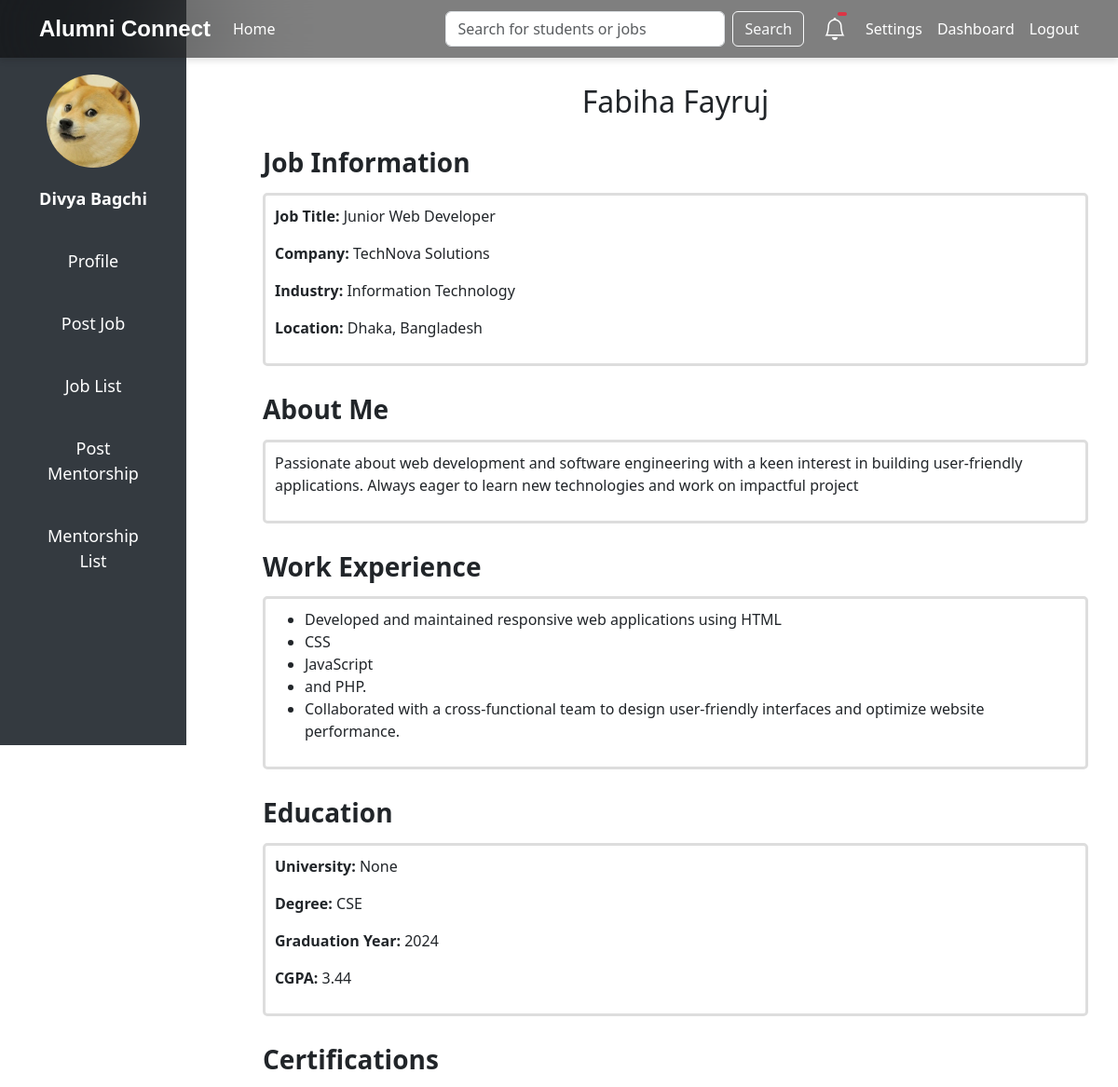
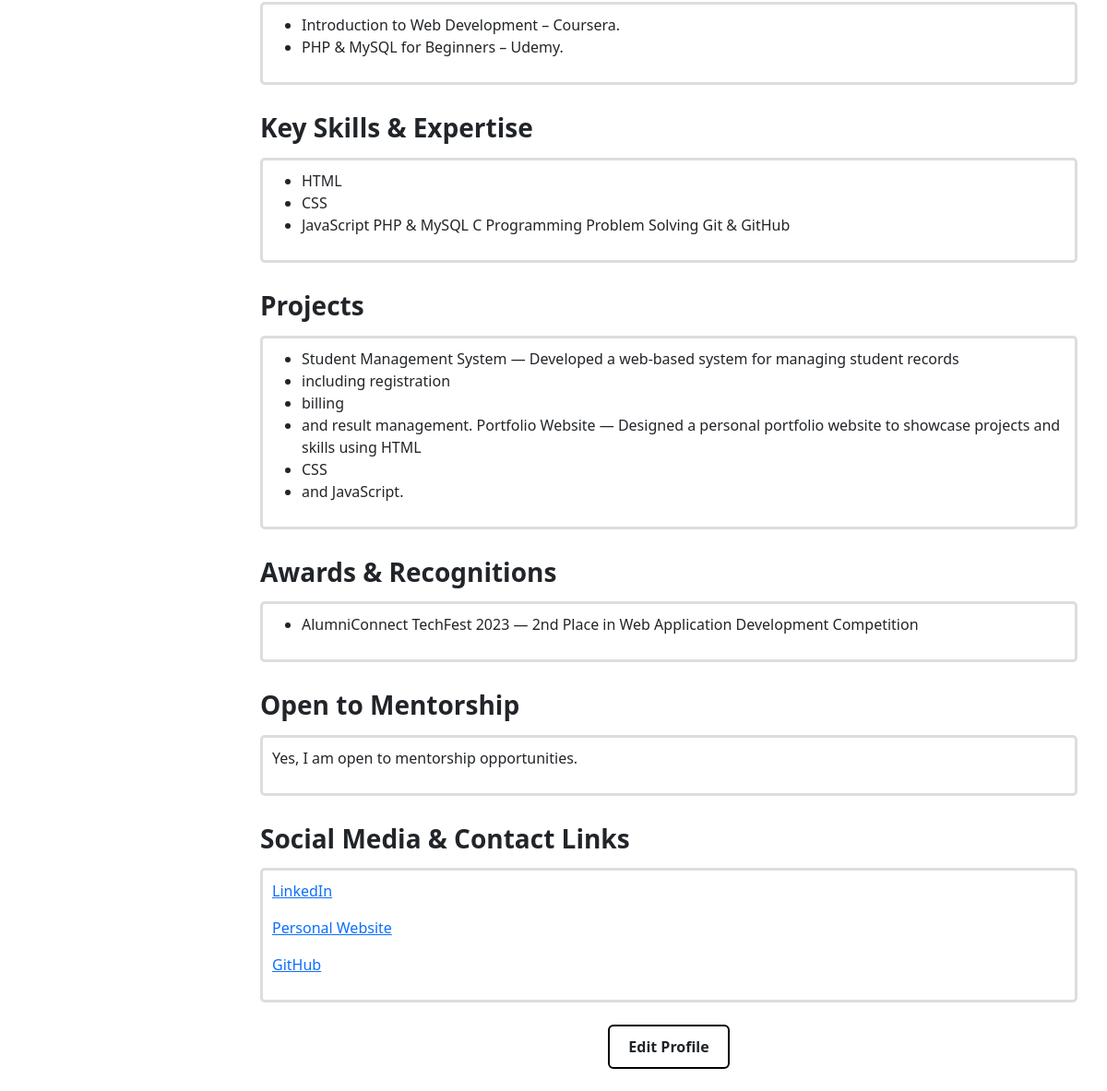
Screenshot of /profile/2/ (signed in) with the database file from the repository (2 pictures, top to bottom).
### base/models.py (models this page shows, shortened)
class StudentProfile(models.Model):
    ROLE_CHOICES = [
        ('Student', 'Student'),
        ('Alumni', 'Alumni'),
    ]
    user = models.OneToOneField(User, on_delete=models.CASCADE)
    student_id = models.CharField(max_length=20, unique=True, default="default_student_id")
    full_name = models.CharField(max_length=100, default="Unknown")
    profile_picture = models.ImageField(
        upload_to='profile_pictures/',
        default='default.png',
       validators=[FileExtensionValidator(
    allowed_extensions=['jpg', 'jpeg', 'png', 'gif'],
    message="Only image files with extensions jpg, jpeg, png, or gif are allowed."
)]
    )
    date_of_birth = models.DateField(default=now)
    degree = models.CharField(max_length=50, default="Undeclared")
    graduation_year = models.IntegerField(default=2000, null=True, blank=True)
    CGPA = models.FloatField(null=True, blank=True, default=0.0)
    graduation_certificate = models.FileField(
        upload_to='certificates/',
        default='certificates/default_certificate.pdf',
    )
    role = models.CharField(
        max_length=10,
        choices=ROLE_CHOICES,
        default='Student'
    )
    job_title = models.CharField(max_length=100, blank=True, null=True, default="Unemployed")
    company = models.CharField(max_length=100, blank=True, null=True, default="None")
    industry = models.CharField(max_length=100, blank=True, null=True, default="Unknown")
    tagline = models.CharField(max_length=255, blank=True, null=True, default="No tagline provided")
    location = models.CharField(max_length=100, blank=True, null=True, default="Unknown")
    bio = models.TextField(blank=True, null=True, default="No bio provided")
    work_experience = models.JSONField(blank=True, null=True, default=list)
    certifications = models.JSONField(blank=True, null=True, default=list)
    skills = models.JSONField(blank=True, null=True, default=list)
    projects = models.JSONField(blank=True, null=True, default=list)
    open_to_mentorship = models.BooleanField(default=False)
    offering_referrals = models.BooleanField(default=False)
    awards = models.JSONField(blank=True, null=True, default=list)
    linkedin = models.URLField(blank=True, null=True, default="https://linkedin.com")
    website = models.URLField(blank=True, null=True, default="https://example.com")
    github = models.URLField(blank=True, null=True, default="https://github.com")
    university_name = models.CharField(max_length=100, blank=True, null=True, default="Unknown")
    approved = models.BooleanField(default=False)

### base/views.py (the view)
# urls.py: path('profile/<int:user_id>/', views.profile, name='profile'),
@login_required
def profile(request, user_id):
    user = get_object_or_404(User, id=user_id)
    profile = user.studentprofile
    return render(request, 'profile.html', {'profile': profile})

### Templates/profile.html (shortened to what this page needs)
<!DOCTYPE html>
<html lang="en">
<head>
    <link href="https://cdn.jsdelivr.net/npm/bootstrap@5.3.0/dist/css/bootstrap.min.css" rel="stylesheet">
</head>
<body>
    {% include 'sidebar.html' %}
    {% include 'navbar_1.html' %}
    <div class="content">
        <div class="container">
            <div class="profile-header">
                <h2>{{ profile.full_name }}</h2>
            </div>
            {% if profile.job_title or profile.company or profile.industry or profile.location %}
            <div>
                <h3 class="section-title">Job Information</h3>
                <div class="editable">
                    {% if profile.job_title %}<p><strong>Job Title:</strong> {{ profile.job_title }}</p>{% endif %}
                    {% if profile.company %}<p><strong>Company:</strong> {{ profile.company }}</p>{% endif %}
                    {% if profile.industry %}<p><strong>Industry:</strong> {{ profile.industry }}</p>{% endif %}
                    {% if profile.location %}<p><strong>Location:</strong> {{ profile.location }}</p>{% endif %}
                </div>
            </div>
            {% endif %}
            {% if profile.bio %}
            <div>
                <h3 class="section-title">About Me</h3>
                <div class="editable">
                    <p>{{ profile.bio }}</p>
                </div>
            </div>
            {% endif %}
            {% if profile.work_experience and profile.work_experience|length > 0 %}
            <div>
                <h3 class="section-title">Work Experience</h3>
                <div class="editable">
                    <ul>
                        {% for experience in profile.work_experience %}
                            <li>{{ experience }}</li>
                        {% endfor %}
                    </ul>
                </div>
            </div>
            {% endif %}
            {% if profile.university_name or profile.degree or profile.graduation_year or profile.CGPA %}
            <div>
                <h3 class="section-title">Education</h3>
                <div class="editable">
                    {% if profile.university_name %}<p><strong>University:</strong> {{ profile.university_name }}</p>{% endif %}
                    {% if profile.degree %}<p><strong>Degree:</strong> {{ profile.degree }}</p>{% endif %}
                    {% if profile.graduation_year %}<p><strong>Graduation Year:</strong> {{ profile.graduation_year }}</p>{% endif %}
                    {% if profile.CGPA %}<p><strong>CGPA:</strong> {{ profile.CGPA }}</p>{% endif %}
            </div>
            {% endif %}
            {% if profile.certifications and profile.certifications|length > 0 %}
            <div>
                <h3 class="section-title">Certifications</h3>
                <div class="editable">
                    <ul>
                        {% for certification in profile.certifications %}
                            <li>{{ certification }}</li>
                        {% endfor %}
                    </ul>
                </div>
            </div>
            {% endif %}
            {% if profile.skills and profile.skills|length > 0 %}
            <div>
                <h3 class="section-title">Key Skills & Expertise</h3>
                <div class="editable">
                    <ul>
                        {% for skill in profile.skills %}
                            <li>{{ skill }}</li>
                        {% endfor %}
                    </ul>
                </div>
            </div>
            {% endif %}
             {% if profile.projects and profile.projects|length > 0 %}
             <div>
                 <h3 class="section-title">Projects</h3>
                 <div class="editable">
                     <ul>
                         {% for project in profile.projects %}
                             <li>{{ project }}</li>
                         {% endfor %}
                     </ul>
                 </div>
             </div>
             {% endif %}
            {% if profile.awards and profile.awards|length > 0 %}
            <div>
                <h3 class="section-title">Awards & Recognitions</h3>
                <div class="editable">
                    <ul>
                        {% for award in profile.awards %}
                            <li>{{ award }}</li>
                        {% endfor %}
                    </ul>
                </div>
            </div>
            {% endif %}
             {% if profile.open_to_mentorship %}
             <div>
                 <h3 class="section-title">Open to Mentorship</h3>
                 <div class="editable">
                     <p>Yes, I am open to mentorship opportunities.</p>
                 </div>
             </div>
             {% endif %}
            {% if profile.linkedin or profile.website or profile.github %}
            <div>
                <h3 class="section-title">Social Media & Contact Links</h3>
                <div class="editable">
                    {% if profile.linkedin %}<p><a href="{{ profile.linkedin }}" target="_blank">LinkedIn</a></p>{% endif %}
                    {% if profile.website %}<p><a href="{{ profile.website }}" target="_blank">Personal Website</a></p>{% endif %}
                    {% if profile.github %}<p><a href="{{ profile.github }}" target="_blank">GitHub</a></p>{% endif %}
                </div>
            </div>
            {% endif %}
            <div class="text-center mt-4">
                <a href="{% url 'editprofile' %}" class="btn btn-custom">Edit Profile</a>
                <br><br>
            </div>
        </div>
    </div>
</body>
</html>

### Templates/sidebar.html (shortened to what this page needs)
<!DOCTYPE html>
<html lang="en">
<head>
    <link href="https://cdn.jsdelivr.net/npm/bootstrap@5.3.0/dist/css/bootstrap.min.css" rel="stylesheet">
</head>
<body>
    <div class="sidebar">
        <img src="{{ user.studentprofile.profile_picture.url|default:'/media/profile_pictures/default.png' }}" alt="Profile Picture" data-bs-toggle="modal" data-bs-target="#profilePictureModal">
        <p class="user-name">{{ user.studentprofile.full_name }}</p>
        <a href="{% url 'profile' request.user.id %}">Profile</a>
        <a href="{% url 'job_post' %}">Post Job</a>
        <a href="{% url 'job_list' %}">Job List</a>
        <a href="{% url 'mentorship_post' %}">Post Mentorship</a>
        <a href="{% url 'mentorship_list' %}">Mentorship List</a>
    </div>
</body>
</html>

### Templates/profile.html (style rules this page uses)
body { margin: 0; padding: 0; background-color: #f8f9fa; }
.profile-header { text-align: center; margin-bottom: 30px; }
.section-title { font-weight: bold; margin-top: 30px; margin-bottom: 15px; }
.editable { background-color: #fff; border: 3px solid #ddd; padding: 10px; border-radius: 5px; }
.content { margin-left: 200px; margin-top: 70px; padding: 20px; }
.btn-custom { background-color: white !important; border: 2px solid black !important; font-weight: bold !important; padding: 10px 20px !important; }

### Templates/sidebar.html (style rules this page uses)
body { margin: 0; padding: 0; display: flex; height: 100vh; background-color: #f8f9fa; }
.sidebar { width: 200px; background-color: #343a40; color: white; display: flex; flex-direction: column; align-items: center; padding: 80px 0 20px; position: fixed; height: 100vh; }
.sidebar img { width: 100px; height: 100px; border-radius: 50%; object-fit: cover; margin-bottom: 20px; cursor: pointer; }
.sidebar a { color: white; text-decoration: none; font-size: 18px; margin: 10px 0; width: 50%; text-align: center; padding: 10px 0; border-radius: 5px; }
.content { margin-left: 250px; padding: 20px; flex: 1; }
.user-name { color: white; font-size: 18px; font-weight: bold; margin-bottom: 20px; text-align: center; }

### rows the page displays
StudentProfile: full_name "Fabiha Fayruj", job_title "Junior Web Developer", company "TechNova Solutions", industry "Information Technology", location "Dhaka, Bangladesh", bio "Passionate about web development and software engineering with a keen interest in building user-friendly applications. Always eager to learn new technologies and work on impactful project", university_name "None", degree "CSE", graduation_year "2024", CGPA "3.44"

### other values shown
{{ user.studentprofile.full_name }} "Divya Bagchi"
{{ experience }} "Developed and maintained responsive web applications using HTML" "CSS" "JavaScript" "and PHP." "Collaborated with a cross-functional team to design user-friendly interfaces and optimize website performance."
{{ certification }} "Introduction to Web Development – Coursera." "PHP & MySQL for Beginners – Udemy."
{{ skill }} "HTML" "CSS" "JavaScript PHP & MySQL C Programming Problem Solving Git & GitHub"
{{ project }} "Student Management System — Developed a web-based system for managing student records" "including registration" "billing" "and result management. Portfolio Website — Designed a personal portfolio website to showcase projects and skills using HTML" "CSS" "and JavaScript."
{{ award }} "AlumniConnect TechFest 2023 — 2nd Place in Web Application Development Competition"
